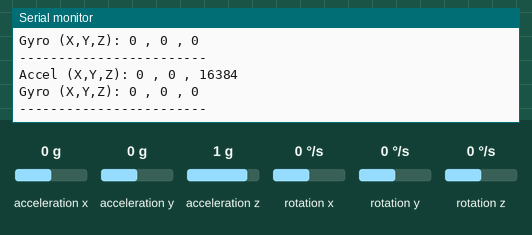
Bench run of a sketch on a simulated Arduino Uno, built with avr-gcc and run on an emulated ATmega328P. On the bench: the last lines printed to the serial monitor. The inputs (shaded band) are chosen by the test bench; at power-on: acceleration x 0 g, acceleration y 0 g, acceleration z 1 g, rotation x 0 °/s, rotation y 0 °/s, rotation z 0 °/s.

Above: at 1.2 s.
1.3 s: acceleration x set to -1.4 g
At 1.97 s:
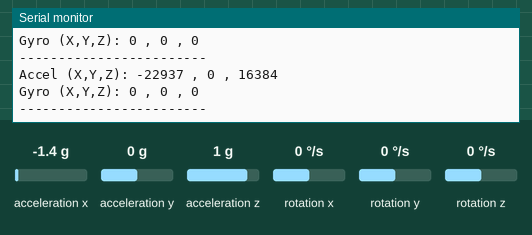
2.8 s: acceleration y set to -1.4 g
At 3.55 s:
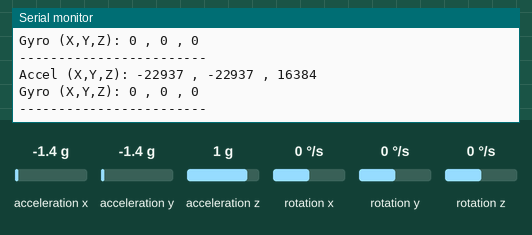
5.8 s: acceleration z set to -1.4 g
At 6.21 s:
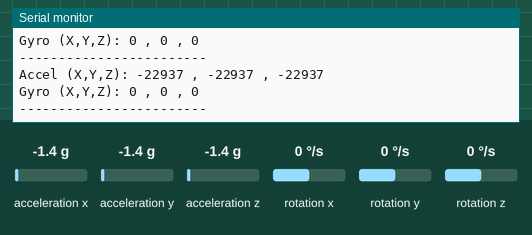
7.3 s: rotation x set to -192 °/s
At 7.81 s:
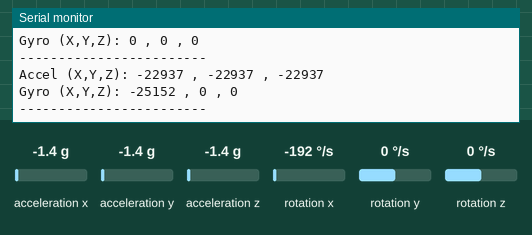
8.8 s: rotation y set to -192 °/s
At 9.43 s:
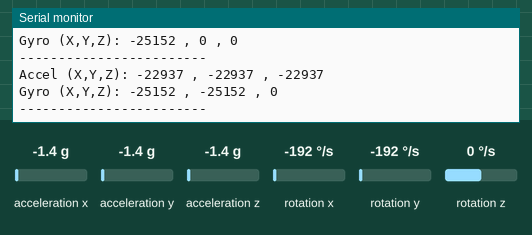

Measured:
- after the input at 1.3 s, the serial monitor: prints a new line after 0.32 s (image 1)
- after the input at 2.8 s, the serial monitor: prints a new line after 0.40 s (image 2)
- after the input at 5.8 s, the serial monitor: prints a new line after 0.05 s (image 3)
- after the input at 7.3 s, the serial monitor: prints a new line after 0.19 s (image 4)
- after the input at 8.8 s, the serial monitor: prints a new line after 0.30 s (image 5)

The sketch:

gyroscope_sensor.ino
```cpp
#include <Wire.h>
#include <MPU6050.h>

MPU6050 mpu;

void setup() {
  //set rate and serial monitor
  Serial.begin(9600);
  Wire.begin();

  Serial.println("Initializing MPU6050...");
  mpu.initialize();

  // Check if connected to module
  if (mpu.testConnection()) {
    Serial.println("MPU6050 connection successful!");
  } else {
    Serial.println("MPU6050 connection failed.");
    while (1);
  }
}

void loop() {
  // Variables to store raw data
  int16_t ax, ay, az;
  int16_t gx, gy, gz;

  // Read accelerometer and gyroscope values
  mpu.getMotion6(&ax, &ay, &az, &gx, &gy, &gz);

  // Print results
  Serial.print("Accel (X,Y,Z): ");
  Serial.print(ax); Serial.print(" , ");
  Serial.print(ay); Serial.print(" , ");
  Serial.println(az);

  Serial.print("Gyro (X,Y,Z): ");
  Serial.print(gx); Serial.print(" , ");
  Serial.print(gy); Serial.print(" , ");
  Serial.println(gz);

  Serial.println("------------------------");
  delay(500);
}
```
